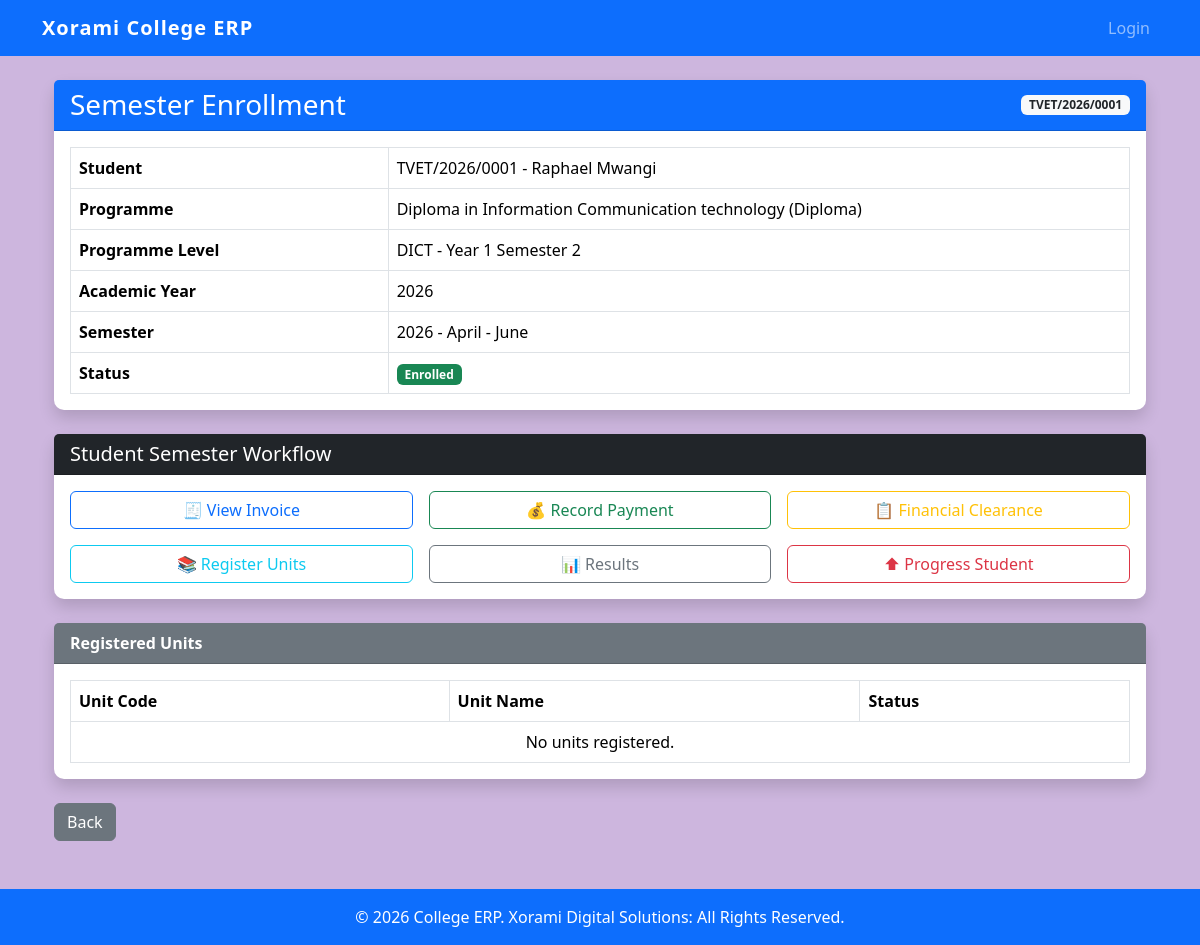
Page /semester-enrollments/4/ on the committed database.
### students/models.py (models this page shows, shortened)
class SemesterEnrollment(models.Model):
    ENROLLED = "ENROLLED"
    PROGRESSED = "PROGRESSED"
    COMPLETED = "COMPLETED"
    DEFERRED = "DEFERRED"
    DISCONTINUED = "DISCONTINUED"
    STATUS_CHOICES = [
        (ENROLLED, "Enrolled"),
        (PROGRESSED, "Progressed"),
        (COMPLETED, "Completed"),
        (DEFERRED, "Deferred"),
        (DISCONTINUED, "Discontinued"),
    ]
    student = models.ForeignKey(
        Student,
        on_delete=models.CASCADE,
        related_name="enrollments",
    )
    programme = models.ForeignKey(
        Programme,
        on_delete=models.PROTECT,
        related_name="enrollments",
    )
    programme_level = models.ForeignKey(
        ProgrammeLevel,
        on_delete=models.PROTECT,
        related_name="enrollments",
    )
    academic_year = models.ForeignKey(
        AcademicYear,
        on_delete=models.PROTECT,
        related_name="enrollments",
    )
    semester = models.ForeignKey(
        Semester,
        on_delete=models.PROTECT,
        related_name="enrollments",
    )
    enrollment_date = models.DateField(
        auto_now_add=True,
    )
    status = models.CharField(
        max_length=20,
        choices=STATUS_CHOICES,
        default=ENROLLED,
    )
    remarks = models.TextField(
        blank=True,
    )
    class Meta:
        ordering = [
            "-academic_year",
            "-semester",
            "-enrollment_date",
        ]
        unique_together = (
            "student",
            "academic_year",
            "semester",
        )
    def __str__(self):
        return (
            f"{self.student.admission_no} - "
            f"{self.programme_level.name} "
            f"({self.academic_year} / "
            f"{self.semester.semester_name})"
        )
    """
    def __str__(self):

        return (
            f"{self.student} - "
            f"{self.academic_year} - "
            f"{self.semester}"
        )"""

class Student(models.Model):
    ACTIVE = "ACTIVE"
    INACTIVE = "INACTIVE"
    STATUS_CHOICES = [
        (ACTIVE, "Active"),
        (INACTIVE, "Inactive"),
    ]
    user = models.OneToOneField(
        User,
        on_delete=models.CASCADE,
        related_name="student_profile",
        null=True,
        blank=True,
    )
    admission_no = models.CharField(
        max_length=20,
        unique=True,
        blank=True,
    )
    first_name = models.CharField(
        max_length=100,
    )
    middle_name = models.CharField(
        max_length=100,
        blank=True,
    )
    last_name = models.CharField(
        max_length=100,
    )
    gender = models.CharField(
        max_length=10,
        choices=Applicant.GENDER_CHOICES,
    )
    date_of_birth = models.DateField(
        null=True,
        blank=True,
    )
    id_number = models.CharField(
        max_length=20,
        unique=True,
        null=True,
        blank=True,
    )
    phone = models.CharField(
        max_length=20,
    )
    email = models.EmailField(
        blank=True,
    )
    address = models.TextField(
        blank=True,
    )
    programme = models.ForeignKey(
        Programme,
        on_delete=models.PROTECT,
        related_name="students",
    )
    admission_date = models.DateField(
        default=timezone.now,
    )
    status = models.CharField(
        max_length=10,
        choices=STATUS_CHOICES,
        default=ACTIVE,
    )
    created_at = models.DateTimeField(
        auto_now_add=True,
    )
    updated_at = models.DateTimeField(
        auto_now=True,
    )
    class Meta:
        ordering = [
            "admission_no",
        ]
    def __str__(self):
        return (
            f"{self.admission_no} - "
            f"{self.first_name} "
            f"{self.last_name}"
        )

class Programme(models.Model):
    ARTISAN = "ARTISAN"
    CERTIFICATE = "CERTIFICATE"
    DIPLOMA = "DIPLOMA"
    HIGHER_DIPLOMA = "HIGHER_DIPLOMA"
    AWARD_CHOICES = [
        (ARTISAN, "Artisan"),
        (CERTIFICATE, "Certificate"),
        (DIPLOMA, "Diploma"),
        (HIGHER_DIPLOMA, "Higher Diploma"),
    ]
    course = models.ForeignKey(
        Course,
        on_delete=models.PROTECT,
        related_name="programmes",
    )
    code = models.CharField(
        max_length=20,
        unique=True,
    )
    name = models.CharField(
        max_length=200,
    )
    award = models.CharField(
        max_length=30,
        choices=AWARD_CHOICES,
    )
    duration_semesters = models.PositiveSmallIntegerField(
        default=2,
    )
    description = models.TextField(
        blank=True,
    )
    is_active = models.BooleanField(
        default=True,
    )
    created_at = models.DateTimeField(
        auto_now_add=True,
    )
    updated_at = models.DateTimeField(
        auto_now=True,
    )
    class Meta:
        ordering = [
            "course",
            "award",
            "name",
        ]
        unique_together = (
            "course",
            "award",
            "name",
        )
    def __str__(self):
        return (
            f"{self.name} "
            f"({self.get_award_display()})"
        )

class ProgrammeLevel(models.Model):
    programme = models.ForeignKey(
        Programme,
        on_delete=models.PROTECT,
        related_name="levels",
    )
    tvet_level = models.PositiveSmallIntegerField(
        help_text="TVET Level e.g. 4, 5, 6"
    )
    year = models.PositiveSmallIntegerField()
    semester = models.PositiveSmallIntegerField()
    name = models.CharField(
        max_length=100,
        editable=False,
    )
    progression_order = models.PositiveSmallIntegerField(
        editable=False,
    )
    duration_months = models.PositiveSmallIntegerField(
        default=6,
    )
    is_active = models.BooleanField(
        default=True,
    )
    created_at = models.DateTimeField(
        auto_now_add=True,
    )
    updated_at = models.DateTimeField(
        auto_now=True,
    )
    class Meta:
        ordering = [
            "programme",
            "progression_order",
        ]
        unique_together = (
            "programme",
            "year",
            "semester",
        )
    def __str__(self):
        return (
            f"{self.programme.code} - "
            f"{self.name}"
        )

class AcademicYear(models.Model):
    year_name = models.CharField(
        max_length=20,
        unique=True,
    )
    is_active = models.BooleanField(
        default=False,
    )
    registration_open = models.BooleanField(
        default=False,
    )
    created_at = models.DateTimeField(
        auto_now_add=True,
    )
    updated_at = models.DateTimeField(
        auto_now=True,
    )
    class Meta:
        ordering = [
            "-year_name",
        ]
        verbose_name = "Academic Year"
        verbose_name_plural = "Academic Years"
    def __str__(self):
        return self.year_name

class Semester(models.Model):
    academic_year = models.ForeignKey(
        AcademicYear,
        on_delete=models.CASCADE,
        related_name="semesters",
    )
    semester_name = models.CharField(
        max_length=100,
    )
    start_date = models.DateField(
        null=True,
        blank=True,
    )
    end_date = models.DateField(
        null=True,
        blank=True,
    )
    registration_open = models.BooleanField(
        default=True,
    )
    results_open = models.BooleanField(
        default=False,
    )
    is_active = models.BooleanField(
        default=False,
    )
    class Meta:
        ordering = [
            "academic_year",
            "semester_name",
        ]
        unique_together = (
            "academic_year",
            "semester_name",
        )
    def __str__(self):
        return (
            f"{self.academic_year} - "
            f"{self.semester_name}"
        )

### students/views.py (the view)
def semester_enrollment_detail(request, pk):
    enrollment = get_object_or_404(
        SemesterEnrollment,
        pk=pk
    )
    registrations = enrollment.registrations.all()
    return render(
        request,
        "students/enrollments/enrollment_detail.html",
        {
            "enrollment": enrollment,
            "registrations": registrations
        }
    )

### templates/students/enrollments/enrollment_detail.html (shortened to what this page needs)
{% extends "base.html" %}
{% block content %}
<div class="container mt-4">
<div class="card shadow">
    <div class="card-header bg-primary text-white d-flex justify-content-between align-items-center">
        <h3 class="mb-0">
            Semester Enrollment
        </h3>
        <span class="badge bg-light text-dark">
            {{ enrollment.student.admission_no }}
        </span>
    </div>
    <div class="card-body">
        <table class="table table-bordered">
            <tr>
                <th width="30%">
                    Student
                </th>
                <td>
                    {{ enrollment.student }}
                </td>
            </tr>
            <tr>
                <th>
                    Programme
                </th>
                <td>
                    {{ enrollment.programme }}
                </td>
            </tr>
            <tr>
                <th>
                    Programme Level
                </th>
                <td>
                    {{ enrollment.programme_level }}
                </td>
            </tr>
            <tr>
                <th>
                    Academic Year
                </th>
                <td>
                    {{ enrollment.academic_year }}
                </td>
            </tr>
            <tr>
                <th>
                    Semester
                </th>
                <td>
                    {{ enrollment.semester }}
                </td>
            </tr>
            <tr>
                <th>
                    Status
                </th>
                <td>
                    <span class="badge bg-success">
                        {{ enrollment.get_status_display }}
                    </span>
                </td>
            </tr>
        </table>
    </div>
</div>
{% if not user.student_profile %}
<div class="card shadow mt-4">
    <div class="card-header bg-dark text-white">
        <h5 class="mb-0">
            Student Semester Workflow
        </h5>
    </div>
    <div class="card-body">
        <div class="row g-3">
            <div class="col-md-4">
                {% if enrollment.invoice %}
                <a href="{% url 'finance:invoice_detail' enrollment.invoice.id %}"
                   class="btn btn-outline-primary w-100">
                    🧾 View Invoice
                </a>
                {% else %}
                <button class="btn btn-outline-secondary w-100" disabled>
                    🧾 Invoice Not Generated
                </button>
                {% endif %}
            </div>
            <div class="col-md-4">
                {% if enrollment.invoice %}
                <a href="{% url 'finance:payment_create' enrollment.invoice.id %}"
                   class="btn btn-outline-success w-100">
                    💰 Record Payment
                </a>
                {% else %}
                <button class="btn btn-outline-secondary w-100" disabled>
                    💰 Payment Locked
                </button>
                {% endif %}
            </div>
            <div class="col-md-4">
                <a href="{% url 'finance:financial_clearance_list' %}"
                   class="btn btn-outline-warning w-100">
                    📋 Financial Clearance
                </a>
            </div>
            <div class="col-md-4">
                <a href="{% url 'register_units' enrollment.id %}"
                   class="btn btn-outline-info w-100">
                    📚 Register Units
                </a>
            </div>
            <div class="col-md-4">
                <a href="{% url 'enrollment_results' enrollment.id %}"
                   class="btn btn-outline-secondary w-100">
                    📊 Results
                </a>
            </div>
            <div class="col-md-4">
                <a href="{% url 'progress_student' enrollment.id %}"
                   class="btn btn-outline-danger w-100">
                    ⬆ Progress Student
                </a>
            </div>
        </div>
    </div>
</div>
{% endif %}
<div class="card shadow mt-4">
<div class="card-header bg-secondary text-white">
Registered Units
</div>
<div class="card-body">
<table class="table table-bordered">
<thead>
<tr>
<th>
Unit Code
</th>
<th>
Unit Name
</th>
<th>
Status
</th>
</tr>
</thead>
<tbody>
{% for registration in registrations %}
<tr>
<td>
{{ registration.registered_unit.code }}
</td>
<td>
{{ registration.registered_unit.name }}
</td>
<td>
{% if registration.status == registration.REGISTERED %}
<span class="badge bg-success">
{{ registration.get_status_display }}
</span>
{% elif registration.status == registration.DROPPED %}
<span class="badge bg-danger">
{{ registration.get_status_display }}
</span>
{% else %}
<span class="badge bg-secondary">
{{ registration.get_status_display }}
</span>
{% endif %}
</td>
</tr>
{% empty %}
<tr>
<td colspan="3"
class="text-center">
No units registered.
</td>
</tr>
{% endfor %}
</tbody>
</table>
</div>
</div>
<div class="mt-4">
<a href="{% url 'semester_enrollment_list' %}"
class="btn btn-secondary">
Back
</a>
</div>
</div>
{% endblock %}

### static/css/style.css (style rules this page uses)
body { background-color:#cdb6de; }
.card { border:none; border-radius:10px; }
.card-header { font-weight:bold; }
.table { margin-bottom:0; }

### rows in the picture
SemesterEnrollment: student.admission_no "TVET/2026/0001", student "TVET/2026/0001 - Raphael Mwangi", programme "Diploma in Information Communication technology (Diploma)", programme_level "DICT - Year 1 Semester 2", academic_year "2026", semester "2026 - April - June", status "Enrolled"
